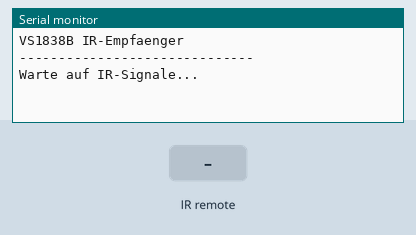
Simulated run of this sketch. Board: Arduino Uno, built with avr-gcc and run on an emulated ATmega328P. On the bench: the last lines printed to the serial monitor. The test bench sets the inputs (shaded band).

Above: at 1.2 s.
1.3 s: infrared code 0xA2 received
At 1.8 s:
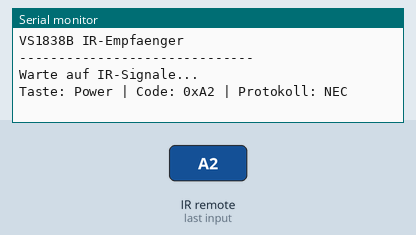
2.8 s: infrared code 0xE2 received
At 4.0 s:
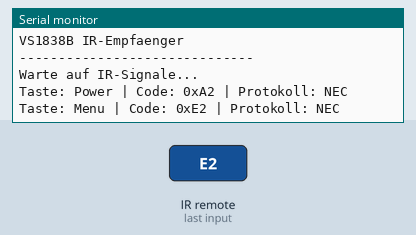
4.3 s: infrared code 0x22 received
At 5.3 s:
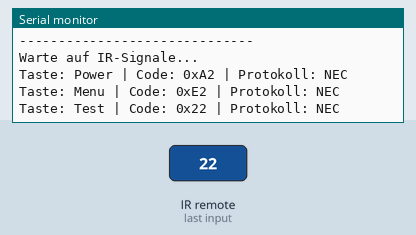
5.8 s: infrared code 0x02 received
At 6.5 s:
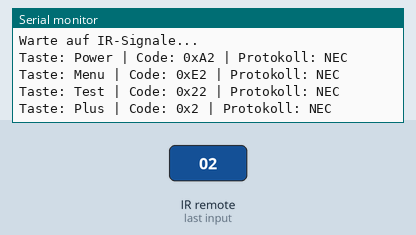
7.3 s: infrared code 0xC2 received
At 8.5 s:
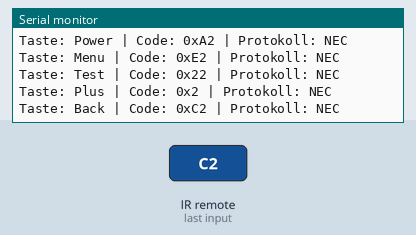
8.8 s: infrared code 0xE0 received
At 9.9 s:
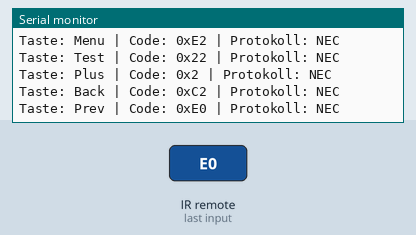

Measured:
- after the input at 1.3 s, the serial monitor: prints a new line at once (image 1)
- after the input at 2.8 s, the serial monitor: prints a new line at once (image 2)
- after the input at 4.3 s, the serial monitor: prints a new line at once (image 3)
- after the input at 5.8 s, the serial monitor: prints a new line at once (image 4)
- after the input at 7.3 s, the serial monitor: prints a new line at once (image 5)
- after the input at 8.8 s, the serial monitor: prints a new line at once (image 6)

The sketch:

code.ino
```cpp
// I08: VS1838B IR-Empfaenger
// Infrarot-Fernbedienung mit NEC-Protokoll

#include <IRremote.h>

// IR-Empfaenger an Pin 7
#define IR_PIN 7

void setup() {
    Serial.begin(9600);

    // IR-Empfaenger initialisieren
    IrReceiver.begin(IR_PIN, ENABLE_LED_FEEDBACK);

    Serial.println("VS1838B IR-Empfaenger");
    Serial.println("------------------------------");
    Serial.println("Warte auf IR-Signale...");
    Serial.println();
}

// Bekannte Tasten-Codes (Wokwi IR-Fernbedienung, NEC-Protokoll)
void printKeyName(uint8_t code) {
    switch (code) {
        case 0xA2: Serial.print("Power"); break;
        case 0xE2: Serial.print("Menu"); break;
        case 0x22: Serial.print("Test"); break;
        case 0x02: Serial.print("Plus"); break;
        case 0xC2: Serial.print("Back"); break;
        case 0xE0: Serial.print("Prev"); break;
        case 0xA8: Serial.print("Play"); break;
        case 0x90: Serial.print("Next"); break;
        case 0x68: Serial.print("0"); break;
        case 0x98: Serial.print("Minus"); break;
        case 0xB0: Serial.print("C"); break;
        case 0x30: Serial.print("1"); break;
        case 0x18: Serial.print("2"); break;
        case 0x7A: Serial.print("3"); break;
        case 0x10: Serial.print("4"); break;
        case 0x38: Serial.print("5"); break;
        case 0x5A: Serial.print("6"); break;
        case 0x42: Serial.print("7"); break;
        case 0x4A: Serial.print("8"); break;
        case 0x52: Serial.print("9"); break;
        default: Serial.print("Unbekannt"); break;
    }
}

void loop() {
    // Pruefen ob IR-Signal empfangen wurde
    if (IrReceiver.decode()) {
        // Signal-Informationen ausgeben
        if (IrReceiver.decodedIRData.protocol != UNKNOWN) {
            Serial.print("Taste: ");
            printKeyName(IrReceiver.decodedIRData.command);

            Serial.print(" | Code: 0x");
            Serial.print(IrReceiver.decodedIRData.command, HEX);

            Serial.print(" | Protokoll: ");
            Serial.println(getProtocolString(IrReceiver.decodedIRData.protocol));

            // Repeat-Signal erkennen
            if (IrReceiver.decodedIRData.flags & IRDATA_FLAGS_IS_REPEAT) {
                Serial.println("  (Repeat)");
            }
        } else {
            // Unbekanntes Protokoll - rohe Daten ausgeben
            Serial.print("Unbekanntes Signal: 0x");
            Serial.println(IrReceiver.decodedIRData.decodedRawData, HEX);
        }

        // Empfaenger fuer naechstes Signal vorbereiten
        IrReceiver.resume();
    }
}
```
